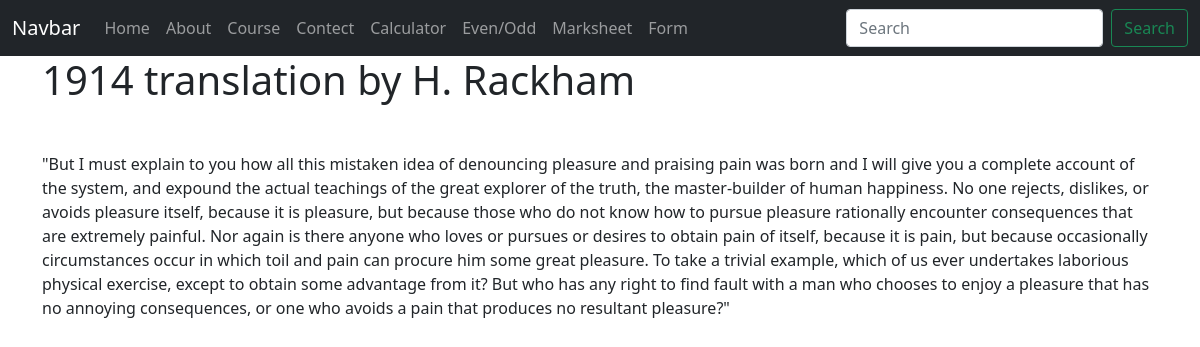
Screenshot of /news/1914-translation-by-h-rackham with the database file from the repository.
### news/models.py (models this page shows)
class News(models.Model):
    news_title = models.CharField(max_length=100)
    news_desc = HTMLField()
    news_slug = AutoSlugField(populate_from="news_title", unique=True, null=True, default=None)

### mySite/views.py (the view)
# urls.py: path('news/<slug>', views.news, name="news"),
def news(request, slug):
    news = News.objects.get(news_slug=slug)
    data = {
        'news':news
    }
    return render(request, "news.html", data)

### templates/news.html (shortened to what this page needs)
{% extends 'base.html' %}
{% block content %}
<div class="container">
    <h1>{{news.news_title}}</h1>
    <p class="m-5">{{news.news_desc|safe}}</p>
</div>
{% endblock content %}

### rows the page displays
News: news_title "1914 translation by H. Rackham", news_desc "\"But I must explain to you how all this mistaken idea of denouncing pleasure and praising pain was born and I will give you a complete account of the system, and expound the actual teachings of the great explorer of the truth, the master-builder of human happiness. No one rejects, dislikes, or avoids pleasure itself, because it is pleasure, but because those who do not know how to pursue pleasure rationally encounter consequences that are extremely painful. Nor again is there anyone who loves or pursues or desires to obtain pain of itself, because it is pain, but because occasionally circumstances occur in which toil and pain can procure him some great pleasure. To take a trivial example,…"
